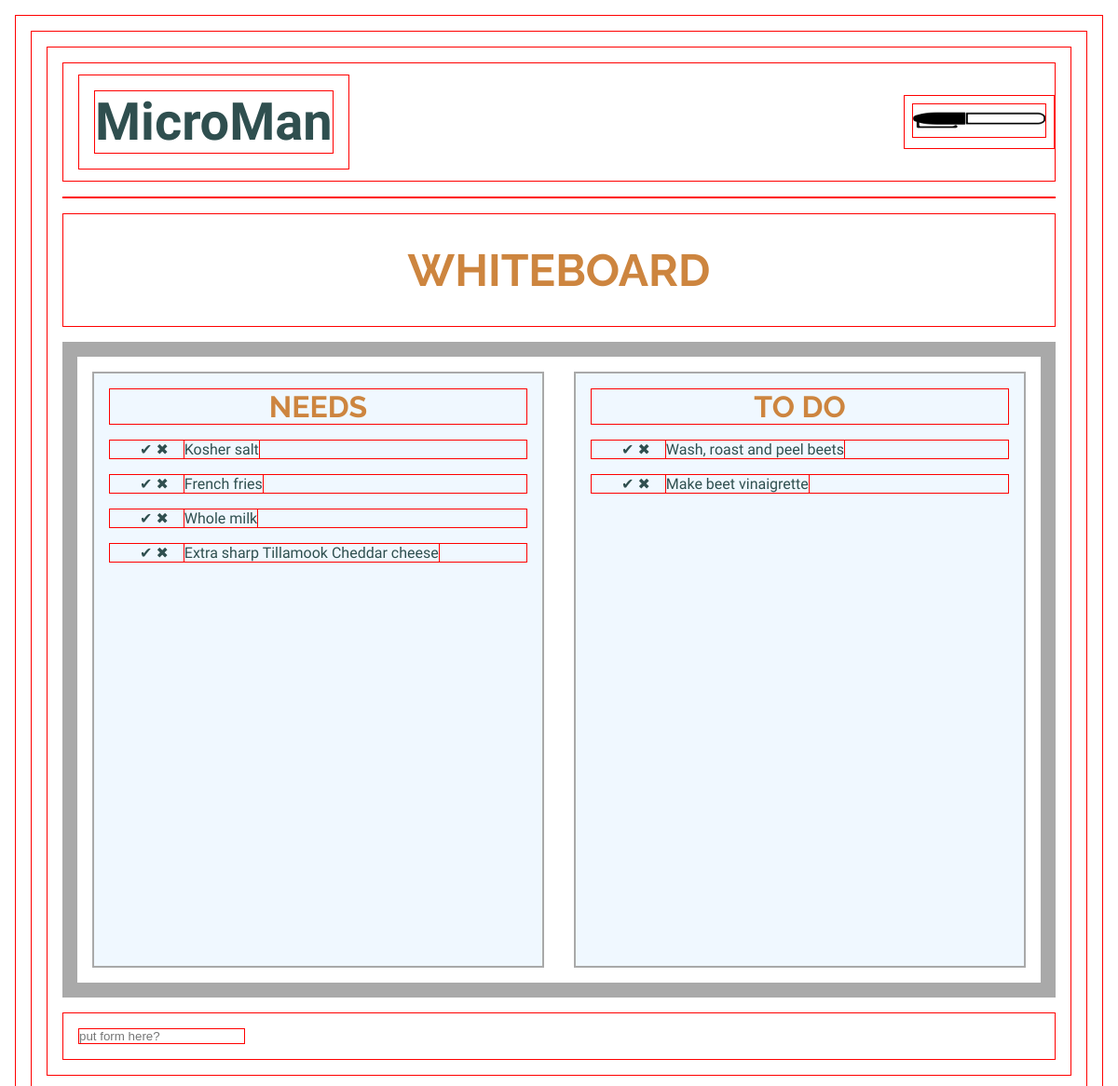
The page /whiteboard/ on the database its author committed.
### base/models.py (models this page shows, shortened)
class Inventory(models.Model):
  user = models.ForeignKey(CustomUser, related_name='inventory', on_delete=models.SET_NULL, null=True)
  storage_locations = (
    ('Dry', 'Dry'),
    ('Frozen', 'Frozen'),
    ('Walkin', 'Walkin'),
    ('Lowboy', 'Lowboy'),
  )
  located = models.CharField(max_length=6, choices=storage_locations)
  flag_choices = (
    ('Low', 'Low'),
    ('Out', 'Out'),
    ('Dead', 'Dead'),
    ('Expiring', 'Expiring'),
  )
  flag = models.CharField(max_length=8, choices=flag_choices, blank=True)
  to_whiteboard = models.BooleanField(null=True)
  name = models.CharField(max_length=200)
  par = models.CharField(max_length=200)
  on_hand = models.CharField(max_length=200, blank=True)
  need = models.CharField(max_length=200, blank=True)
  exp_date = models.CharField(max_length=200, blank=True)
  updated = models.DateTimeField(auto_now=True)
  created = models.DateTimeField(auto_now_add=True)

class Prep(models.Model):
  user = models.ForeignKey(CustomUser, related_name='prep', on_delete=models.SET_NULL, null=True)
  menu_headings = (
    ('Appetizers', 'Appetizers'),
    ('Entrees', 'Entrees'),
    ('Sides', 'Sides'),
    ('Desserts', 'Desserts'),
  )
  heading = models.CharField(max_length=10, choices=menu_headings, blank=True)
  flag_choices = (
    ('Low', 'Low'),
    ('Out', 'Out'),
    ('Dead', 'Dead'),
    ('Expiring', 'Expiring'),
  )
  flag = models.CharField(max_length=8, choices=flag_choices, blank=True)
  to_whiteboard = models.BooleanField(null=True)
  name = models.CharField(max_length=200)
  par = models.CharField(max_length=200)
  on_hand = models.CharField(max_length=200, blank=True)
  need = models.CharField(max_length=200, blank=True)
  exp_date = models.CharField(max_length=200, blank=True)
  updated = models.DateTimeField(auto_now=True)
  created = models.DateTimeField(auto_now_add=True)
  in_use = models.BooleanField()
  component_of = models.TextField() # need to make this choices but choices need to be updated somehow whenever a new dish is added
  details = models.TextField(blank=True)

### base/views.py (the view)
# urls.py: path('whiteboard/', views.whiteboard, name='whiteboard'),
def whiteboard(request):
    items = Inventory.objects.all()
    todos = Prep.objects.all()
    context = {'items': items, 'todos': todos}
    return render(request, 'whiteboard.html', context)

### templates/whiteboard.html (shortened to what this page needs)
{% extends 'main.html' %}
{% load static %}
{% block content %}
<h2 class='h2-header'>WHITEBOARD</h2>
<div id='whiteboard'>
  <div id='needs'>
    <h2>NEEDS</h2>
    {% for item in items %}
      {% if item.to_whiteboard == True %}
      <p class='babe-writing'>&#10004; &#10006;<a>{{ item.name }}</a></p>
      {% endif %}
    {% endfor %}
  </div>
  <br>
  <div id='todo'>
    <h2>TO DO</h2>
    {% for todo in todos %}
      {% if todo.to_whiteboard == True %}
      <p class='babe-writing'>&#10004; &#10006;<a>{{ todo.name }}</a></p>
      {% endif %}
    {% endfor %}
  </div>
  <br><br>
</div>
<div id='whiteboard-input'>
  <input placeholder='put form here?'></input>
</div>
{% endblock content %}

### static/base/styles.css (style rules this page uses)
* { margin: 0; padding: 0; box-sizing: border-box; margin: 1rem; border: 1px solid red; }
body { font-family: 'Raleway', sans-serif; background-color:white; color:darkslategray; font-weight: 900; }
a { color: darkslategray; text-decoration: none; }
.h2-header { font-size: 3rem; text-align: center; padding: 2rem; }
h2 { color:peru; font-size: 2rem; }
#whiteboard { display: flex; align-items: center; justify-content: space-between; text-align: center; border: 1rem solid darkgray; }
#needs, #todo { border: 2px solid darkgray; width: 50%; height: 40rem; background-color:aliceblue; }
.babe-writing { font-family: 'Rock Salt', cursive; font-size: 1rem; text-align: left; padding-left: 2rem; font-weight: 100; }

### rows shown on the page
Inventory: name "Kosher salt"
Inventory: name "French fries"
Inventory: name "Whole milk"
Inventory: name "Extra sharp Tillamook Cheddar cheese"
Prep: name "Wash, roast and peel beets"
Prep: name "Make beet vinaigrette"
